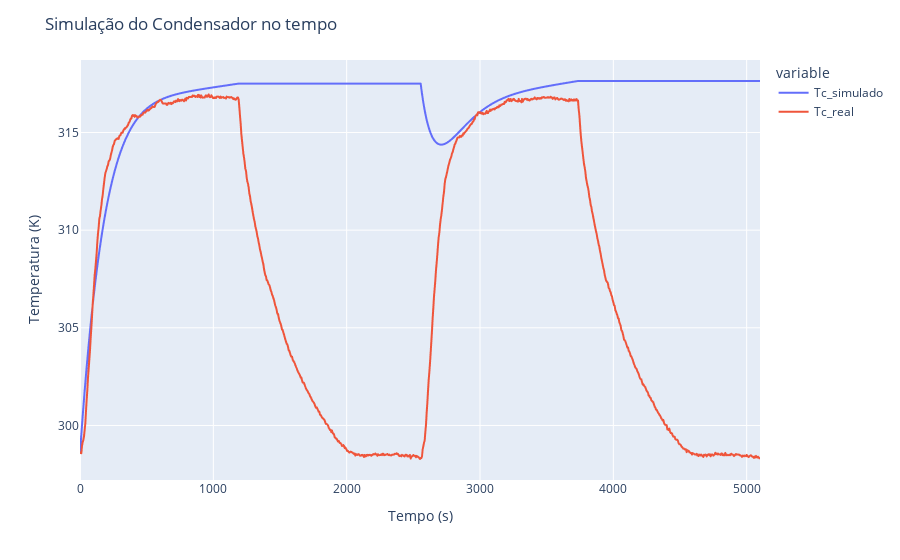

The cell this chart's notebook holds for it:
### Code cell
fig = px.line(simulation_result, x='time', y=['Tc_simulado', 'Tc_real'])
fig.update_yaxes(title_text="Temperatura (K)")
fig.update_xaxes(title_text="Tempo (s)")
fig.update_layout(
    title_text="Simulação do Condensador no tempo"
)
fig.show()

### Figure 1 — Plotly figure (JSON) as saved in the notebook; plotly's stock layout.template omitted (floating-point values rounded to 4 significant figures; data arrays with more than 128 entries replaced by an {"elided": "..."} marker saying what was removed)
{"data": [{"hovertemplate": "variable=Tc_simulado<br>time=%{x}<br>value=%{y}<extra></extra>", "legendgroup": "Tc_simulado", "line": {"color": "#636efa", "dash": "solid"}, "mode": "lines", "name": "Tc_simulado", "showlegend": true, "type": "scattergl", "x": {"elided": "1021 int values"}, "xaxis": "x", "y": {"elided": "1021 float values"}, "yaxis": "y"}, {"hovertemplate": "variable=Tc_real<br>time=%{x}<br>value=%{y}<extra></extra>", "legendgroup": "Tc_real", "line": {"color": "#EF553B", "dash": "solid"}, "mode": "lines", "name": "Tc_real", "showlegend": true, "type": "scattergl", "x": {"elided": "1021 int values"}, "xaxis": "x", "y": {"elided": "1021 float values"}, "yaxis": "y"}], "layout": {"legend": {"title": {"text": "variable"}, "tracegroupgap": 0}, "margin": {"t": 60}, "title": {"text": "Simulação do Condensador no tempo"}, "xaxis": {"anchor": "y", "domain": [0, 1], "title": {"text": "Tempo (s)"}}, "yaxis": {"anchor": "x", "domain": [0, 1], "title": {"text": "Temperatura (K)"}}}}
